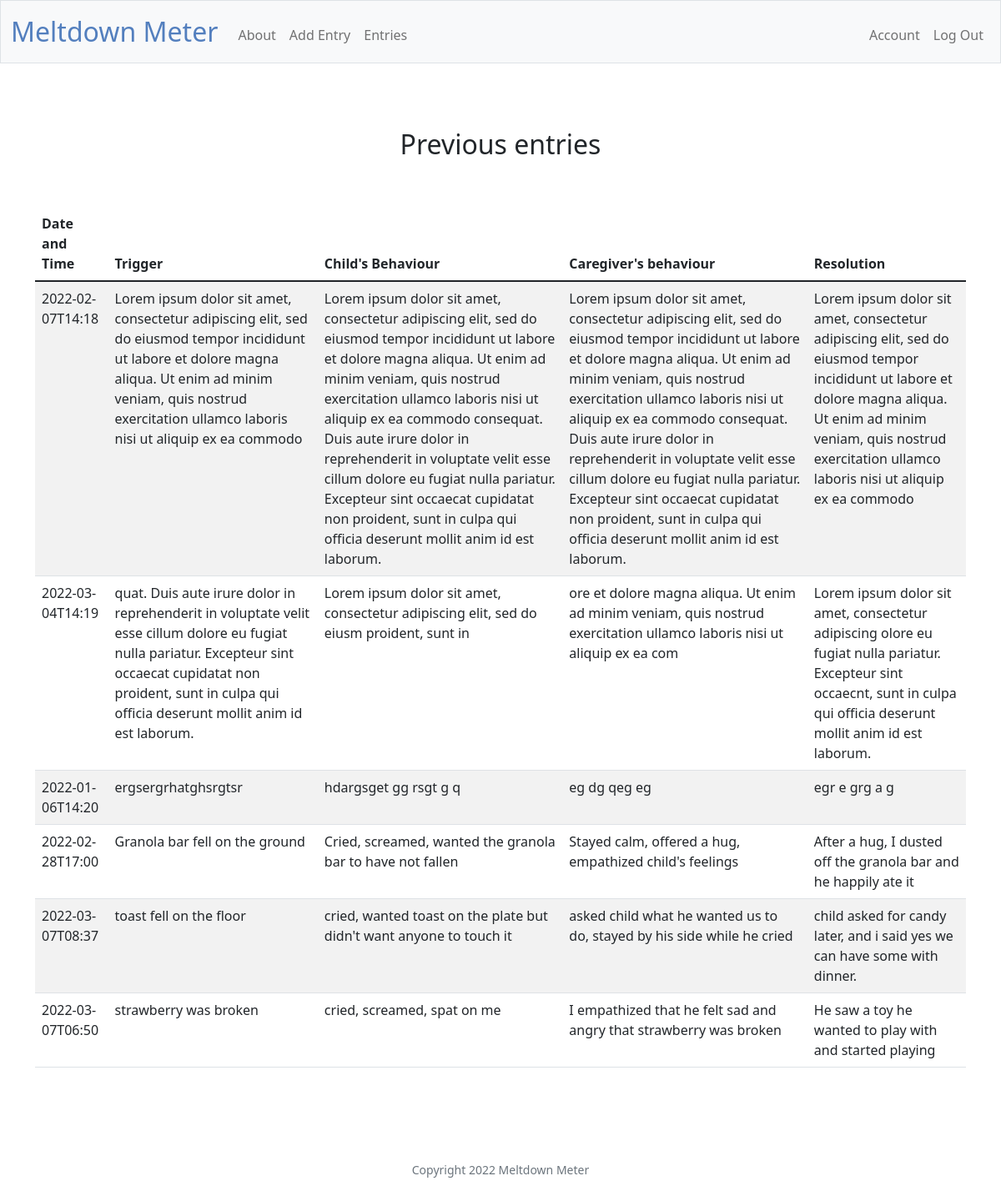
/entries (signed in), run on an earlier commit of the app's database.
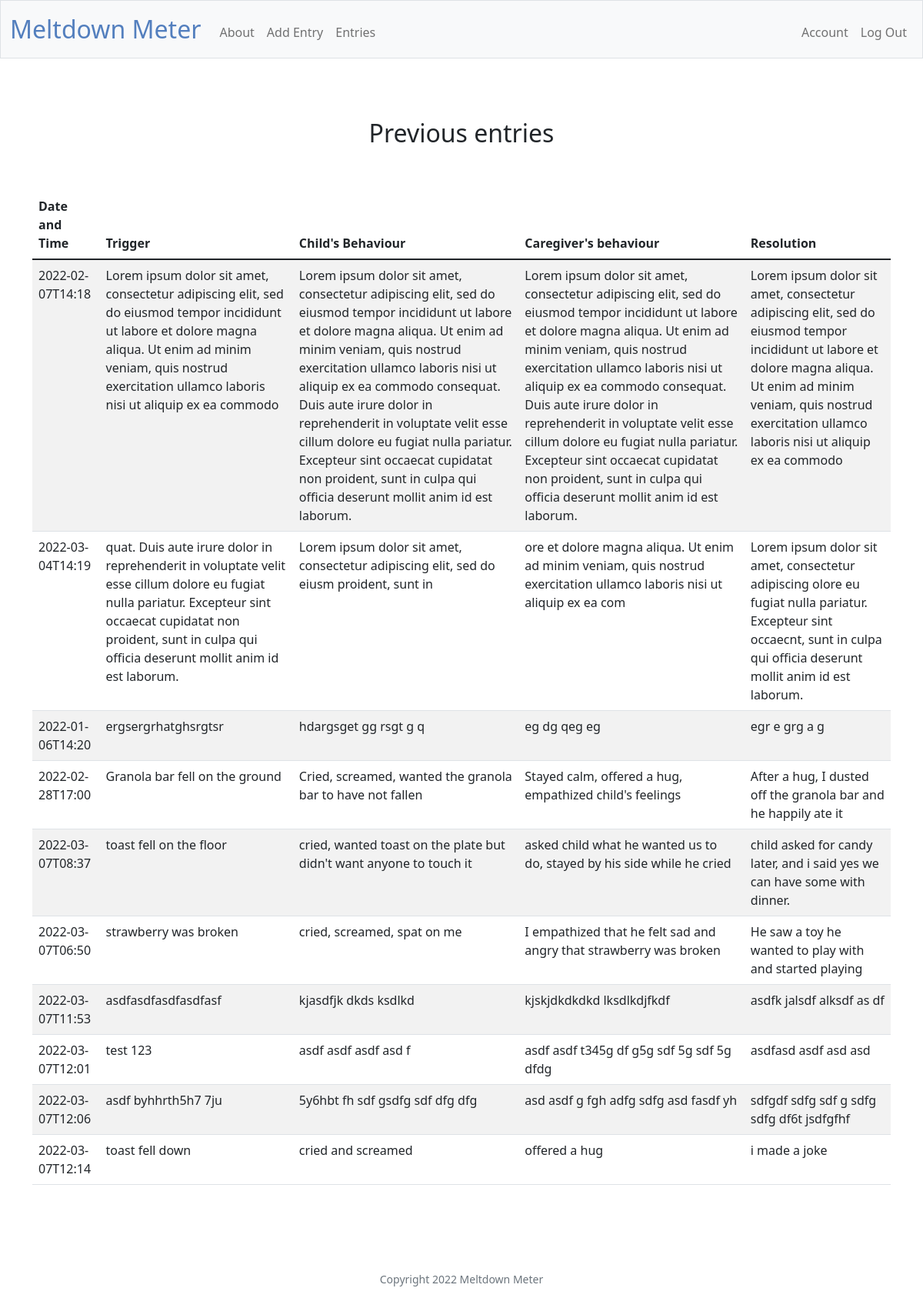
And on a later commit of the database.
### tables this page shows
CREATE TABLE 'entries' ('datetime' DATETIME, 'before' TEXT, 'during' TEXT,'response' TEXT, 'resolved' TEXT, 'intensity' INTEGER, 'duration' INTEGER, 'child_id' INTEGER, 'user_id' INTEGER, 'id'  INTEGER PRIMARY KEY  , 'posted_at'  DATETIME DEFAULT CURRENT_TIMESTAMP  );

### app.py (the view)
@app.route("/entries")
@login_required
def entries():
    entries = db.execute("""
        SELECT *
        FROM entries
        WHERE user_id = ?""", session["user_id"])
    username = db.execute("""
        SELECT username
        FROM users
        WHERE id = ?""", session["user_id"])[0]["username"]
    return render_template("entries.html", entries=entries, username=username)

### app.py (called while the page is built)
@app.after_request
def after_request(response):
    response.headers["Cache-Control"] = "no-cache, no-store, must-revalidate"
    response.headers["Expires"] = 0
    response.headers["Pragma"] = "no-cache"
    return response

### helpers.py (called while the page is built)
def login_required(f):
    @wraps(f)
    def decorated_function(*args, **kwargs):
        if session.get("user_id") is None:
            return redirect("/login")
        return f(*args, **kwargs)
    return decorated_function

### templates/entries.html (shortened to what this page needs)
{% extends "layout.html" %}
{% block main %}
    {% block body %}
        <h2 class="indexpage"> Previous entries </h2>
        <main class="container py-5 text-center">
            <table class="table table-striped">
                <thead>
                    <tr>
                        <th class="text-start">Date and Time</th>
                        <th class="text-start">Trigger</th>
                        <th class="text-start">Child's Behaviour</th>
                        <th class="text-start">Caregiver's behaviour</th>
                        <th class="text-start">Resolution</th>
                    </tr>
                </thead>
                <tbody>
                    {% for entry in entries %}
                        <tr>
                            <td class="text-start">{{ entry["datetime"] }} </td>
                            <td class="text-start">{{ entry["before"] }}</td>
                            <td class="text-start">{{ entry["during"] }}</td>
                            <td class="text-start">{{ entry["response"] }}</td>
                            <td class="text-start">{{ entry["resolved"] }}</td>
                        </tr>
                    {% endfor %}
                </tbody>
            </table>
        </main>
    {% endblock %}
{% endblock %}

### templates/layout.html (shortened to what this page needs)
<!DOCTYPE html>
<html lang="en">
    <head>
        <link href="https://cdn.jsdelivr.net/npm/bootstrap@5.1.3/dist/css/bootstrap.min.css" rel="stylesheet">
        <link href="/static/styles.css" rel="stylesheet">
    </head>
    <body>
        <nav class="bg-light border navbar navbar-expand-md navbar-light">
            <div class="container-fluid">
                <a class="navbar-brand" href="/"><span class="blue">Meltdown Meter</span></a>
                <div class="collapse navbar-collapse" id="navbar">
                    {% if session["user_id"] %}
                        <ul class="navbar-nav me-auto mt-2">
                            <li class="nav-item"><a class="nav-link" href="/about">About</a></li>
                            <li class="nav-item"><a class="nav-link" href="/add">Add Entry</a></li>
                            <li class="nav-item"><a class="nav-link" href="/entries">Entries</a></li>
                        </ul>
                        <ul class="navbar-nav ms-auto mt-2">
                            <li class="nav-item"><a class="nav-link" href="/account">Account</a></li>
                            <li class="nav-item"><a class="nav-link" href="/logout">Log Out</a></li>
                        </ul>
                    {% else %}
                        <ul class="navbar-nav ms-auto mt-2">
                            <li class="nav-item"><a class="nav-link" href="/register">Register</a></li>
                            <li class="nav-item"><a class="nav-link" href="/login">Log In</a></li>
                        </ul>
                    {% endif %}
                </div>
            </div>
        </nav>
        <main class="container-fluid py-5 text-center">
            {% block main %}{% endblock %}
        </main>
        <footer class="mb-5 small text-center text-muted">
            Copyright 2022 Meltdown Meter
        </footer>
    </body>
</html>

### static/styles.css (style rules this page uses)
nav .navbar-brand { font-size: xx-large; }
nav .navbar-brand .blue { color: #537fbe; }
h2.indexpage { padding-top: 30px; }

What changed in the data, as far as the page shows it:
added entries: datetime "2022-03-07T11:53", before "asdfasdfasdfasdfasf", during "kjasdfjk dkds ksdlkd", response "kjskjdkdkdkd lksdlkdjfkdf", resolved "asdfk jalsdf alksdf as df"
added entries: datetime "2022-03-07T12:01", before "test 123", during "asdf asdf asdf asd f", response "asdf asdf t345g df g5g sdf 5g sdf 5g dfdg", resolved "asdfasd asdf asd asd"
added entries: datetime "2022-03-07T12:06", before "asdf byhhrth5h7 7ju", during "5y6hbt fh sdf gsdfg sdf dfg dfg", response "asd asdf g fgh adfg sdfg asd fasdf yh", resolved "sdfgdf sdfg sdf g sdfg sdfg df6t jsdfgfhf"
added entries: datetime "2022-03-07T12:14", before "toast fell down", during "cried and screamed", response "offered a hug", resolved "i made a joke"
